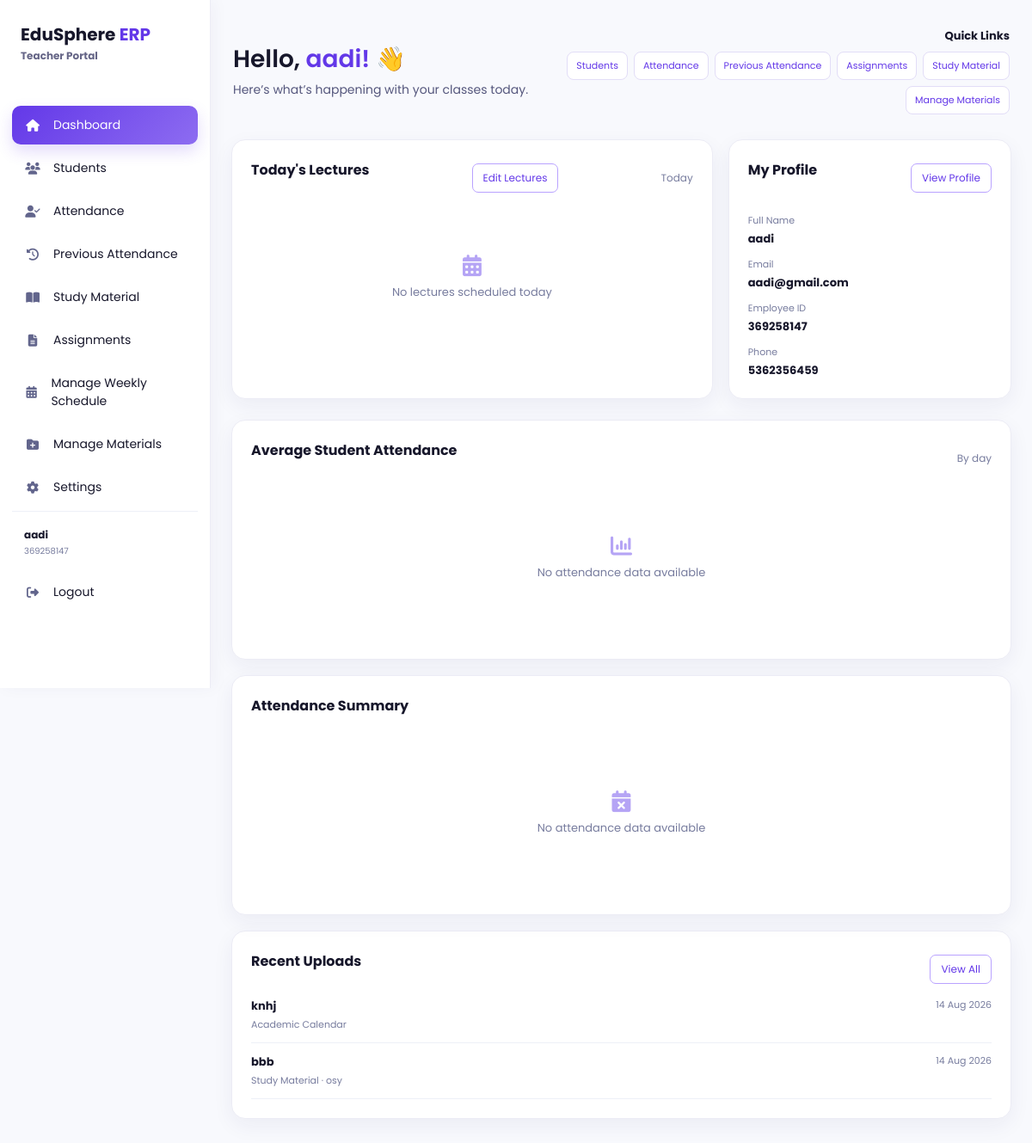
The page /teacher (signed in) on the database its author committed.
### models/user.py (models this page shows, shortened)
class User(db.Model):
    __tablename__ = "users"
    id = db.Column(
        db.Integer,
        primary_key=True
    )
    full_name = db.Column(
        db.String(100),
        nullable=False
    )
    enrollment_no = db.Column(
        db.String(50),
        unique=True,
        nullable=True
    )
    employee_id = db.Column(
        db.String(50),
        unique=True,
        nullable=True
    )
    parent_id = db.Column(
        db.String(50),
        unique=True,
        nullable=True
    )
    admin_id = db.Column(
        db.String(50),
        unique=True,
        nullable=True
    )
    email = db.Column(
        db.String(120),
        unique=True,
        nullable=True
    )
    phone = db.Column(
        db.String(20),
        nullable=True
    )
    password = db.Column(
        db.String(200),
        nullable=False
    )
    role = db.Column(
        db.String(20),
        nullable=False
    )
    theme = db.Column(db.String(20), nullable=False, default="light", server_default="light")
    notifications_enabled = db.Column(db.Boolean, nullable=False, default=True, server_default="1")
    accent_color = db.Column(db.String(20), nullable=False, default="purple", server_default="purple")

### models/academic_material.py (models this page shows)
class AcademicMaterial(db.Model):
    __tablename__ = "academic_materials"
    id = db.Column(db.Integer, primary_key=True)
    teacher_user_id = db.Column(
        db.Integer,
        db.ForeignKey("users.id"),
        nullable=False,
        index=True,
    )
    material_type = db.Column(db.String(30), nullable=False, index=True)
    department = db.Column(db.String(50), nullable=False, index=True)
    subject = db.Column(db.String(100), nullable=True, index=True)
    title = db.Column(db.String(150), nullable=False)
    description = db.Column(db.Text, nullable=True)
    original_filename = db.Column(db.String(255), nullable=True)
    stored_filename = db.Column(db.String(255), nullable=True, unique=True)
    uploaded_at = db.Column(db.DateTime, default=datetime.utcnow, nullable=False)
    teacher = db.relationship("User", foreign_keys=[teacher_user_id])

### app.py (the view, shortened to what this page needs)
@app.route("/teacher", methods=["GET", "POST"])
def teacher():
    user, teacher_profile = get_current_teacher_profile()
    if not user:
        flash("Access denied!")
        return redirect(
            url_for("login")
        )
    today = datetime.today()
    today_lectures = WeeklySchedule.query.filter_by(
        student_user_id=user.id,
        teacher=user.full_name,
        day_of_week=today.weekday(),
    ).order_by(WeeklySchedule.start_time).all()
    return render_template(
        "teacher.html",
        current_user=user,
        teacher_profile=teacher_profile,
        attendance_analytics=[],
        attendance_summary=None,
        today_lectures=today_lectures,
        recent_uploads=AcademicMaterial.query.filter_by(
            teacher_user_id=user.id
        ).order_by(AcademicMaterial.uploaded_at.desc()).limit(5).all(),
    )

### app.py (called while the page is built)
def get_current_teacher_profile():
    user = get_current_user_for_role("Teacher")
    if not user:
        return None, None
    teacher_profile = Teacher.query.filter_by(user_id=user.id).first()
    if not teacher_profile:
        teacher_profile = Teacher(user_id=user.id)
        db.session.add(teacher_profile)
        db.session.commit()
    return user, teacher_profile

def get_current_user_for_role(role):
    if session.get("role") != role or "user_id" not in session:
        return None
    user = db.session.get(User, session["user_id"])
    if not user or user.role != role:
        session.clear()
        return None
    return user

### templates/teacher.html (shortened to what this page needs)
<!DOCTYPE html><html lang="en"><head><link rel="stylesheet" href="{{ url_for('static', filename='css/teacher.css') }}"><link rel="stylesheet" href="{{ url_for('static', filename='css/palette.css') }}"><link rel="stylesheet" href="https://cdnjs.cloudflare.com/ajax/libs/font-awesome/6.6.0/css/all.min.css"></head>
<body class="teacher-dashboard-page theme-{{ current_user.theme or 'light' }} accent-{{ current_user.accent_color or 'purple' }}"><div class="sidebar"><div class="logo"><h2>EduSphere <span>ERP</span></h2><small>Teacher Portal</small></div><ul><li class="active" onclick="window.location.href='{{ url_for('teacher') }}'"><i class="fa-solid fa-house"></i><span>Dashboard</span></li><li onclick="window.location.href='{{ url_for('teacher_students') }}'"><i class="fa-solid fa-users"></i><span>Students</span></li><li onclick="window.location.href='{{ url_for('teacher_attendance') }}'"><i class="fa-solid fa-user-check"></i><span>Attendance</span></li><li onclick="window.location.href='{{ url_for('teacher_materials') }}'"><i class="fa-solid fa-book-open"></i><span>Study Material</span></li><li onclick="window.location.href='{{ url_for('teacher_assignments') }}'"><i class="fa-solid fa-file-lines"></i><span>Assignments</span></li><li onclick="window.location.href='{{ url_for('manage_materials') }}'"><i class="fa-solid fa-folder-plus"></i><span>Manage Materials</span></li><li class="sidebar-profile" onclick="window.location.href='{{ url_for('teacher_profile') }}'"><div class="sidebar-profile-details"><strong>{{ current_user.full_name }}</strong><small>{{ current_user.employee_id or 'Employee ID unavailable' }}</small></div></li><li onclick="window.location.href='{{ url_for('logout') }}'"><i class="fa-solid fa-right-from-bracket"></i><span>Logout</span></li></ul></div>
<main class="main"><div class="topbar"><div class="teacher-greeting"><h1>Hello, <span>{{ current_user.full_name }}!</span> 👋</h1><p>Here’s what’s happening with your classes today.</p></div><div class="teacher-quick-links"><strong>Quick Links</strong><div><a href="{{ url_for('teacher_students') }}">Students</a><a href="{{ url_for('teacher_attendance') }}">Attendance</a><a href="{{ url_for('teacher_previous_attendance') }}">Previous Attendance</a><a href="{{ url_for('teacher_assignments') }}">Assignments</a><a href="{{ url_for('teacher_materials') }}">Study Material</a><a href="{{ url_for('manage_materials') }}">Manage Materials</a></div></div></div>
<div class="teacher-top-grid"><section class="box teacher-lectures"><div class="section-heading"><h3>Today's Lectures</h3><span>{{ ['Monday','Tuesday','Wednesday','Thursday','Friday','Saturday','Sunday'][today_lectures[0].day_of_week] if today_lectures else 'Today' }}</span></div>{% if today_lectures %}<div class="teacher-lecture-list">{% for lecture in today_lectures %}<div class="teacher-lecture-item"><strong>{{ lecture.start_time }} – {{ lecture.end_time }}</strong><span>{{ lecture.subject }}</span><small>{{ teacher_profile.department if teacher_profile and teacher_profile.department else 'Department not available' }}{% if lecture.room %} · {{ lecture.room }}{% endif %}</small></div>{% endfor %}</div>{% else %}<div class="teacher-analytics-empty"><i class="fa-solid fa-calendar-days"></i><p>No lectures scheduled today</p></div>{% endif %}</section><section class="box teacher-profile-summary"><div class="section-heading"><h3>My Profile</h3><a class="profile-button" href="{{ url_for('teacher_profile') }}">View Profile</a></div><div class="teacher-profile-summary-details"><div><small>Full Name</small><strong>{{ current_user.full_name }}</strong></div><div><small>Email</small><strong>{{ current_user.email or 'Not available' }}</strong></div><div><small>Department</small><strong>{{ teacher_profile.department if teacher_profile and teacher_profile.department else 'Not available' }}</strong></div><div><small>Employee ID</small><strong>{{ current_user.employee_id or 'Not available' }}</strong></div><div><small>Phone</small><strong>{{ current_user.phone or 'Not available' }}</strong></div></div></section></div>
<section class="box teacher-attendance-chart teacher-attendance-full"><div class="section-heading"><h3>Average Student Attendance</h3><span>By day</span></div>{% if attendance_analytics %}<div class="teacher-chart">{% for point in attendance_analytics %}<div class="teacher-chart-column"><span style="height: {{ point.percentage }}%" title="{{ point.label }}: {{ point.percentage }}%"></span><small>{{ point.label }}</small></div>{% endfor %}</div>{% else %}<div class="teacher-analytics-empty"><i class="fa-solid fa-chart-column"></i><p>No attendance data available</p></div>{% endif %}</section>
<section class="teacher-lower-grid"><div class="box teacher-attendance-summary"><h3>Attendance Summary</h3>{% if attendance_summary %}<div class="teacher-summary-grid"><div><small>Total lectures conducted</small><strong>{{ attendance_summary.total_lectures }}</strong></div><div><small>Average attendance</small><strong>{{ attendance_summary.average }}%</strong></div><div><small>Highest attendance</small><strong>{{ attendance_summary.highest }}%</strong></div></div>{% else %}<div class="teacher-analytics-empty"><i class="fa-solid fa-calendar-xmark"></i><p>No attendance data available</p></div>{% endif %}</div></section>
<section class="box teacher-recent-uploads"><div class="section-heading"><h3>Recent Uploads</h3><a class="profile-button" href="{{ url_for('manage_materials') }}">View All</a></div>{% if recent_uploads %}<div class="teacher-upload-list">{% for material in recent_uploads %}<div class="teacher-upload-item"><div><strong>{{ material.title }}</strong><small>{{ material.material_type }}{% if material.subject %} · {{ material.subject }}{% endif %}</small></div><time>{{ material.uploaded_at.strftime('%d %b %Y') }}</time></div>{% endfor %}</div>{% else %}<div class="teacher-analytics-empty"><i class="fa-solid fa-folder-open"></i><p>No recent uploads</p></div>{% endif %}</section></main><script src="{{ url_for('static', filename='js/teacher.js') }}"></script></body></html>

### static/css/palette.css (style rules this page uses)
:root { --primary: #2563eb; --primary-dark: #1e3a8a; --accent: #6338e8; --surface: #ffffff; --page-background: #f4f7fc; --text: #17172b; --muted-text: #666666; }

### rows shown on the page
User: full_name "aadi", employee "369258147", email "aadi@gmail.com", phone "5362356459"
AcademicMaterial: title "knhj", material_type "Academic Calendar", uploaded_at "14 Aug 2026"
AcademicMaterial: title "bbb", material_type "Study Material", subject "osy", uploaded_at "14 Aug 2026"
